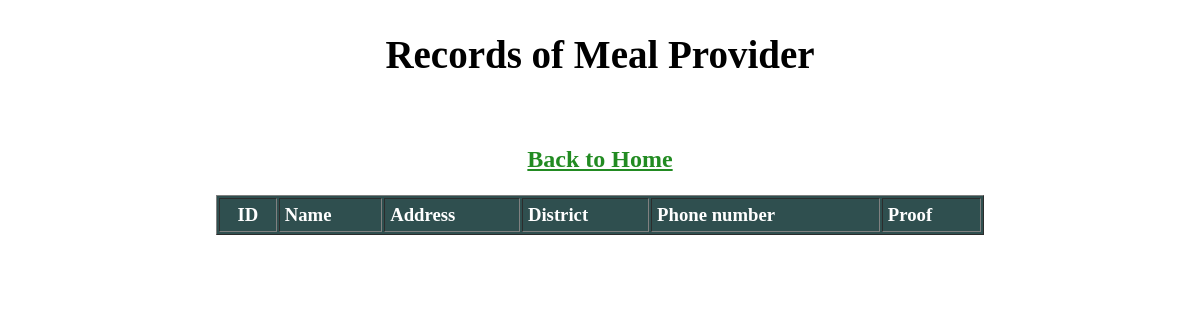
The page /display_childcare_provider_data.php on the database as committed earlier.
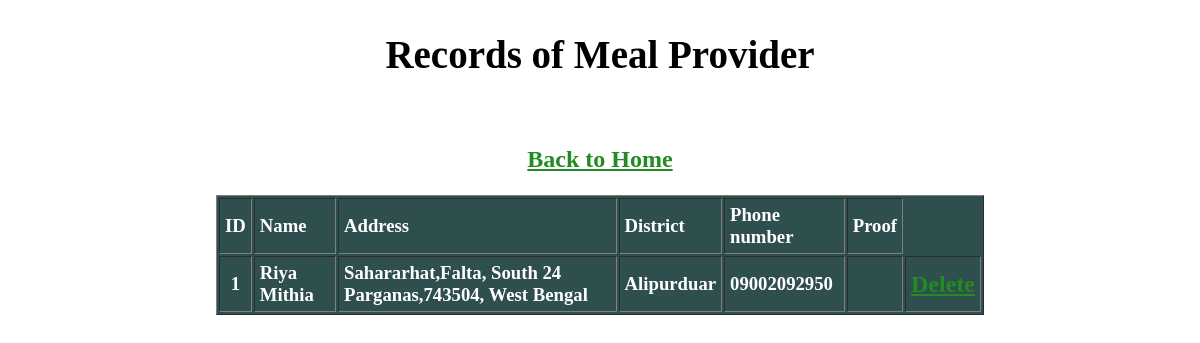
The same page on the database as committed later.
### tables this page shows
CREATE TABLE `childcareprovider_db` (
  `id` int(10) NOT NULL,
  `name` varchar(255) NOT NULL,
  `address` varchar(255) NOT NULL,
  `district` varchar(255) NOT NULL,
  `phno` varchar(255) NOT NULL,
  `proof` varchar(255) NOT NULL
);

### display_childcare_provider_data.php (the view, shortened to what this page needs)
<?php
include("connection.php");?>
<!DOCTYPE html>
<html>
<head>
</head>
<body>
<h2 style="font-size: 39px;"><center> Records of Meal Provider  </center></h2><br>
<h3 style="color:darkgreen;"><center><a href="menu.html">Back to Home </a></center><br>
<table width = "80%" border="1" cellspacing="2" cellpadding="5" align="center" style="background-color: darkSlategray; color: white;">
	<tr>
		<td align="center"><strong>ID</strong></td>
		<td><strong>Name</strong></td>
		<td><strong>Address</strong></td>
		<td><strong>District</strong></td>
		<td><strong>Phone number</strong></td>
		<td><strong>Proof</strong></td>
	</tr>
    <?php
		$sql = "SELECT * FROM `childcareprovider_db`";
		$result = mysqli_query($link,$sql);
		if(mysqli_num_rows($result) > 0)
		{
			while($row = mysqli_fetch_assoc($result))
			{
				echo "<tr>";
				echo "<td align = 'center'>".$row["id"]."</td>";
				echo "<td>".$row["name"]."</td>";
				echo "<td>".$row["address"]."</td>";
				echo "<td>".$row["district"]."</td>";
				echo "<td>".$row["phno"]."</td>";
				echo "<td>".$row["proof"]."</td>";
				echo "<td><a href='delete_childcare_data.php?id=".$row['id']."'>Delete</a></td>";
				echo "</tr>";
			}
		}
     ?>
</table>
</body>
</html>

Rows that differ between the two databases and show on the page:
added childcareprovider_db: id "1", name "Riya Mithia", address "Sahararhat,Falta, South 24 Parganas,743504, West Bengal", district "Alipurduar", phno "09002092950"
